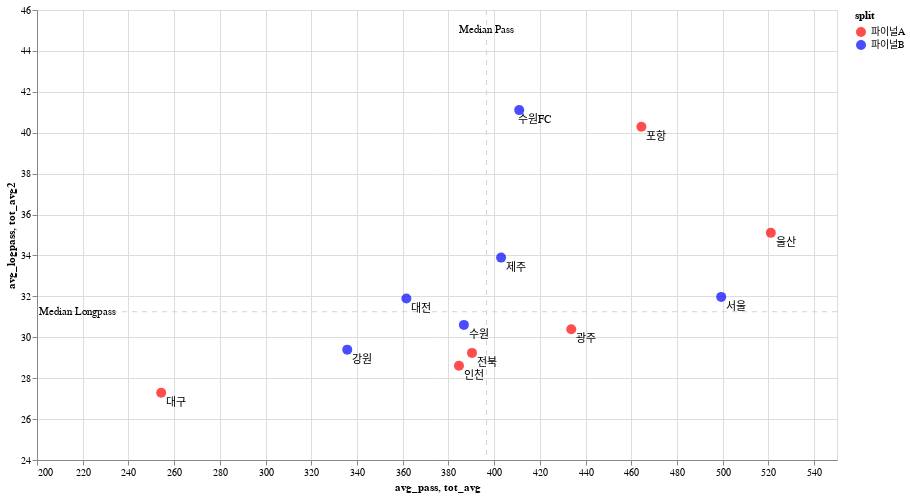

This figure's notebook cell:
### Code cell
point_chart = alt.Chart(new_temp).mark_circle(size = 100).encode(
    x = alt.X('avg_pass').scale(domain= [200,550]),
    y = alt.Y('avg_logpass').scale(domain=[25, 45]),
    tooltip= '구단',
    color = alt.Color('split').scale(range=['red','blue'])
)

rulex_chart = alt.Chart(new_temp).mark_rule(stroke='lightgray', strokeDash=[5,5]).encode(
    x = 'tot_avg:Q',
).transform_aggregate(
    tot_avg = 'median(avg_pass)'
)

textx_chart = alt.Chart(new_temp).mark_text().encode(
    x = 'tot_avg:Q',
    y = alt.value(20),
    text = alt.value('Median Pass')
    # text = 'tot_avg:Q'
).transform_aggregate(
    tot_avg = 'median(avg_pass)'
)

ruley_chart = alt.Chart(new_temp).mark_rule(stroke ='lightgrey', strokeDash=[5,5]).encode(
    y = 'tot_avg2:Q',
).transform_aggregate(
    tot_avg2 = 'median(avg_logpass)'
)

texty_chart = alt.Chart(new_temp).mark_text().encode(
    x = alt.value(40),
    y = 'tot_avg2:Q',
    text =alt.value('Median Longpass')
    # text = 'tot_avg2:Q'
).transform_aggregate(
    tot_avg2 = 'median(avg_logpass)'
)

textt_chart = alt.Chart(new_temp).mark_text(dx = 15, dy = 10).encode(
    x = 'avg_pass',
    y = 'avg_logpass',
    text = '구단'
)




tot_chart = point_chart + rulex_chart + textx_chart + ruley_chart + texty_chart + textt_chart
tot_chart.properties(
    width = 800,
    height = 450
)

### Figure 1 — Vega-Lite specification as saved in the notebook (floating-point values rounded to 4 significant figures)
{"config": {"view": {"continuousWidth": 300, "continuousHeight": 300}}, "layer": [{"mark": {"type": "circle", "size": 100}, "encoding": {"color": {"field": "split", "scale": {"range": ["red", "blue"]}, "type": "nominal"}, "tooltip": {"field": "구단", "type": "nominal"}, "x": {"field": "avg_pass", "scale": {"domain": [200, 550]}, "type": "quantitative"}, "y": {"field": "avg_logpass", "scale": {"domain": [25, 45]}, "type": "quantitative"}}}, {"mark": {"type": "rule", "stroke": "lightgray", "strokeDash": [5, 5]}, "encoding": {"x": {"field": "tot_avg", "type": "quantitative"}}, "transform": [{"aggregate": [{"op": "median", "field": "avg_pass", "as": "tot_avg"}]}]}, {"mark": {"type": "text"}, "encoding": {"text": {"value": "Median Pass"}, "x": {"field": "tot_avg", "type": "quantitative"}, "y": {"value": 20}}, "transform": [{"aggregate": [{"op": "median", "field": "avg_pass", "as": "tot_avg"}]}]}, {"mark": {"type": "rule", "stroke": "lightgrey", "strokeDash": [5, 5]}, "encoding": {"y": {"field": "tot_avg2", "type": "quantitative"}}, "transform": [{"aggregate": [{"op": "median", "field": "avg_logpass", "as": "tot_avg2"}]}]}, {"mark": {"type": "text"}, "encoding": {"text": {"value": "Median Longpass"}, "x": {"value": 40}, "y": {"field": "tot_avg2", "type": "quantitative"}}, "transform": [{"aggregate": [{"op": "median", "field": "avg_logpass", "as": "tot_avg2"}]}]}, {"mark": {"type": "text", "dx": 15, "dy": 10}, "encoding": {"text": {"field": "구단", "type": "nominal"}, "x": {"field": "avg_pass", "type": "quantitative"}, "y": {"field": "avg_logpass", "type": "quantitative"}}}], "data": {"name": "data-7f3597ee2a67b7b078f51922f9b1f5a6"}, "height": 450, "width": 800, "$schema": "https://vega.github.io/schema/vega-lite/v5.20.1.json", "datasets": {"data-7f3597ee2a67b7b078f51922f9b1f5a6": [{"구단": "울산", "패스 성공": 19800, "롱패스 성공": 1334, "avg_pass": 521.1, "avg_logpass": 35.11, "split": "파이널A"}, {"구단": "수원", "패스 성공": 14697, "롱패스 성공": 1163, "avg_pass": 386.8, "avg_logpass": 30.61, "split": "파이널B"}, {"구단": "포항", "패스 성공": 17648, "롱패스 성공": 1531, "avg_pass": 464.4, "avg_logpass": 40.29, "split": "파이널A"}, {"구단": "제주", "패스 성공": 15316, "롱패스 성공": 1288, "avg_pass": 403.1, "avg_logpass": 33.89, "split": "파이널B"}, {"구단": "전북", "패스 성공": 14832, "롱패스 성공": 1111, "avg_pass": 390.3, "avg_logpass": 29.24, "split": "파이널A"}, {"구단": "서울", "패스 성공": 18975, "롱패스 성공": 1215, "avg_pass": 499.3, "avg_logpass": 31.97, "split": "파이널B"}, {"구단": "대전", "패스 성공": 13741, "롱패스 성공": 1212, "avg_pass": 361.6, "avg_logpass": 31.89, "split": "파이널B"}, {"구단": "대구", "패스 성공": 9665, "롱패스 성공": 1037, "avg_pass": 254.3, "avg_logpass": 27.29, "split": "파이널A"}, {"구단": "인천", "패스 성공": 14615, "롱패스 성공": 1087, "avg_pass": 384.6, "avg_logpass": 28.61, "split": "파이널A"}, {"구단": "강원", "패스 성공": 12758, "롱패스 성공": 1117, "avg_pass": 335.7, "avg_logpass": 29.39, "split": "파이널B"}, {"구단": "광주", "패스 성공": 16482, "롱패스 성공": 1155, "avg_pass": 433.7, "avg_logpass": 30.39, "split": "파이널A"}, {"구단": "수원FC", "패스 성공": 15617, "롱패스 성공": 1562, "avg_pass": 411.0, "avg_logpass": 41.11, "split": "파이널B"}]}}
